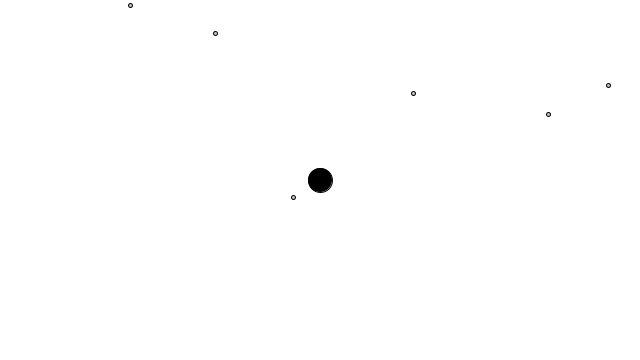
Frame 1 (no input)
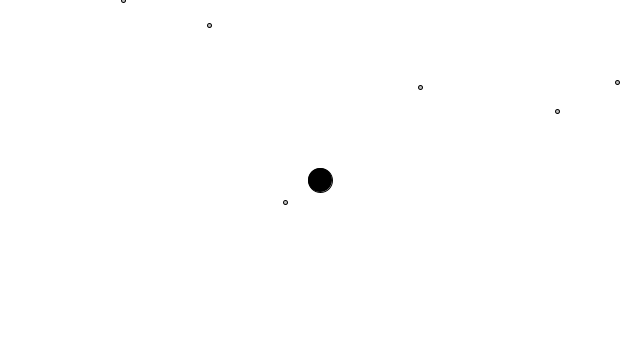
Frame 60 (the mouse pressed at the canvas centre just before this capture)
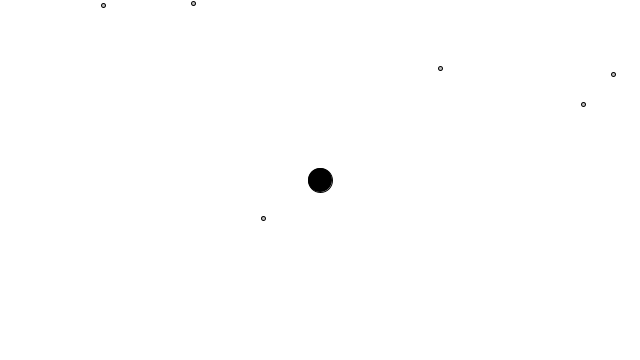
Frame 120 (the mouse held since frame 60 and released just before this capture)

The Processing sketch that drew these frames (run headless with seeded random() and noise(); from frame 60 on, the mouse is pressed at the canvas centre):

// Processing sketch: NaturalSystemControl_Step03
// ── NaturalSystemControl_Step03.pde
//Rewriting code for "force"

Fly[] flies = new Fly[6];

Frog myFrog;

void setup() {
  size(640,360);
  myFrog = new Frog();
  for (int i = 0; i < flies.length; i++) {
    flies[i] = new Fly(4,random(width),random(height)); 
  }
}

void draw() {
  background(255);

  myFrog.display();

  for (int i = 0; i < flies.length; i++) {

    PVector force = myFrog.repel(flies[i]);
    flies[i].applyForce(force);
    flies[i].update();
    flies[i].display();
  }
}

// ── Fly.pde
class Fly {

  PVector position;
  PVector velocity;
  PVector acceleration;
  float size;

  Fly(float m, float x, float y) {
    size = m;
    position = new PVector(x, y);
    velocity = new PVector(0, 0);
    acceleration = new PVector(0, 0);
  }

  void applyForce(PVector force) {
    PVector f = PVector.div(force, size);
    acceleration.add(f);
  }

  void update() {
    velocity.add(acceleration);
    position.add(velocity);
    acceleration.mult(0);

    if ((position.x+15 > width) || (position.x < 0)) {
      velocity.x *= -1;
    }
    if ((position.y+15 > height) || (position.y < 0)) {
      velocity.y *= -1;
    }
  }

  void display() {
    stroke(0);
    fill(175, 200);
    ellipse(position.x, position.y, 4, 4);
  }

  PVector repel(Fly m) {
    PVector force = PVector.sub(position, m.position);
    force.normalize();
    force.mult(-0.02);
    return force;
  }
}

// ── Frog.pde
class Frog {
  float mass;
  float radius;
  PVector position;

  Frog() {
    position = new PVector(width/2, height/2);
    mass = 4;
    radius = mass * 3;
  }

  PVector repel(Fly m) {
    PVector force = PVector.sub(position, m.position);
    float d = force.mag();
    d = constrain(d, 5.0, 10.0);
    force.normalize();
    force.mult(-0.02);                                
    return force;
  }

  void display() {
    ellipseMode(CENTER);
    stroke(0);
    fill(0);
    ellipse(position.x, position.y, radius*2, radius*2);
  }
}
